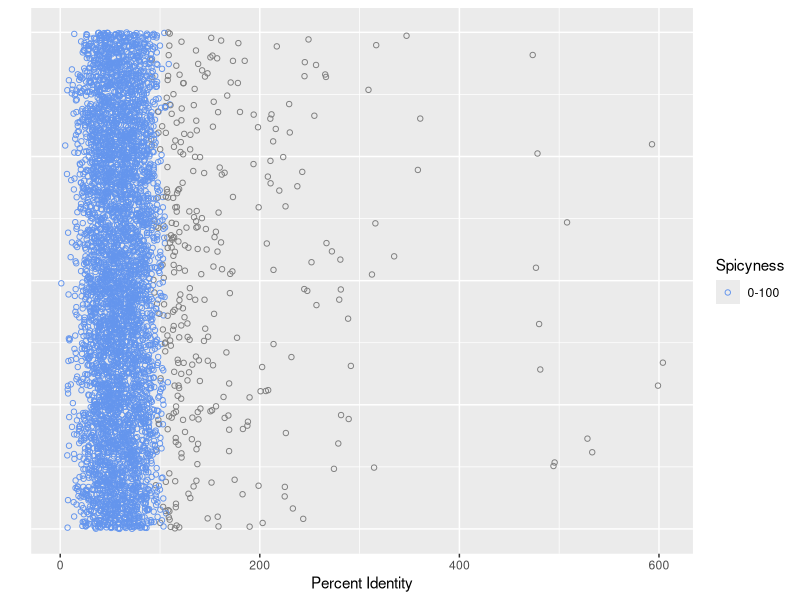

The R script that drew this image:
#install.packages("ggplot2",repos = "http://cran.us.r-project.org")
library("ggplot2")

stats <- read.csv("identities.csv",header = FALSE)
genes <- stats[1]
pident <- as.numeric(unlist(stats[2]))

mean_ident <- mean(pident)
mean_label = paste("mean ",round(mean_ident),"%",sep = "")

max_ident <- max(pident)
max_label = paste("max ",round(max_ident),"%",sep="")
x_label_offset = -30
y_label_offset = -0.0005
label_angle = 0 #90


df <- data.frame(genes,pident)


#####################################
# Density Plot For Percent Identity #
#####################################

make_density <- function(){
  densityplot <- ggplot(df) +
    theme_classic() +
    geom_density(
      aes(x=pident,y=after_stat(density)),
      color = "darkblue",
      fill="lightblue",
      linewidth = 1)+
    
    geom_boxplot(
      aes(x=pident),
      width=0.0005,
      fill="#f8fbae",
      position=position_nudge(y=-0.00025))+
    
    geom_vline(aes(xintercept=mean_ident), color = "black",linetype="dotted") +
    geom_vline(aes(xintercept=max_ident), color = "red",linetype="dotted")+
    
    geom_text(aes(x=mean_ident - x_label_offset,y = y_label_offset, angle=label_angle,label= mean_label))+
    geom_text(aes(x=max_ident + x_label_offset,y = y_label_offset, angle=label_angle,label= max_label))
  
  densityplot
}


##################################
# Histogram For Percent Identity #
##################################

make_hist <- function(){
  
  histplot <- ggplot(df) +
    theme_classic() +
    geom_histogram(
      aes(x=pident),
      binwidth=8,
      color="darkblue",
      fill="lightblue")+
    
    geom_vline(aes(xintercept=mean_ident), color = "black",linetype="dotted") +
    geom_vline(aes(xintercept=max_ident), color = "red",linetype="dotted")+
    
    geom_text(aes(x=mean_ident - x_label_offset,y = -20, angle=label_angle,label= mean_label))+
    geom_text(aes(x=max_ident + x_label_offset,y = -20, angle=label_angle,label= max_label))+
    
    xlab("Percent Identity")+
    ylab("Number of Hits")
  
  histplot
}



make_scatter <- function(){
  
  scatter <- ggplot(df,aes(x=pident,y=0))+

    geom_point(position = position_jitter(width = 10),
               aes(colour = cut(pident,c(-Inf,100,Inf))),
               shape=1,
               )+

    xlab("Percent Identity")+
    ylab("")+
    
    
    scale_color_manual(name="Spicyness",
                       values=c("(-Inf,100]"="cornflowerblue",
                                "(100,Inf]" = "indianred1"),
                       
                       labels=c("0-100",">100"))+
    
    theme(axis.ticks.y=element_blank(),
            axis.text.y=element_blank()
          )
  scatter
    }

#make_hist()
#make_density()
make_scatter()


